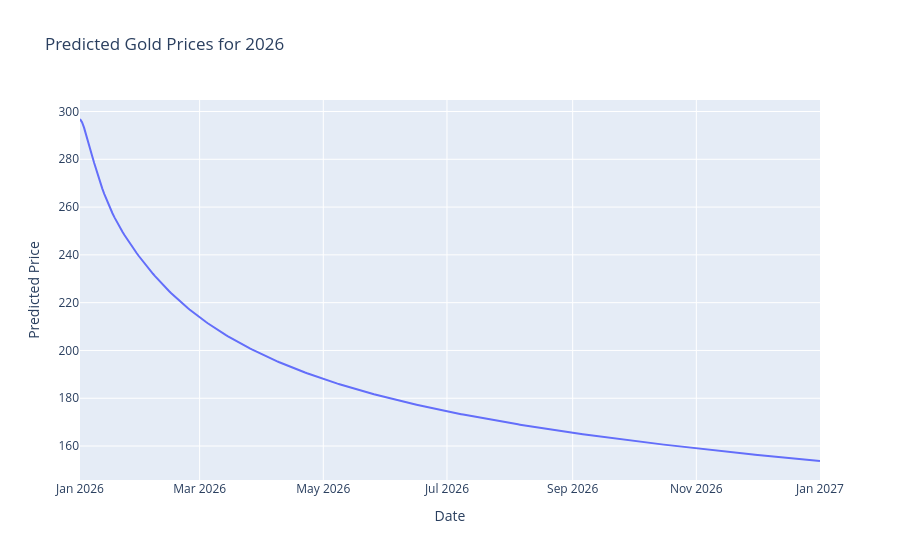

Notebook source saved alongside this figure:
### Markdown cell above
PREDICTED PRICE GRAPH

### Code cell
last_60_days = scaled_data[-60:]
input_seq = last_60_days.reshape(1, -1)[0].tolist()

future_output = []
for _ in range(366):
    x_input = np.array(input_seq[-60:]).reshape(1, 60, 1)
    prediction = model.predict(x_input, verbose=0)
    input_seq.append(prediction[0][0])
    future_output.append(prediction[0][0])

future_prices = scaler.inverse_transform(np.array(future_output).reshape(-1, 1))

future_dates = pd.date_range(start='2026-01-01', periods=366)

future_df = pd.DataFrame({'Date': future_dates, 'Predicted Price': future_prices.flatten()})

fig = px.line(future_df, x='Date', y='Predicted Price', title='Predicted Gold Prices for 2026')
fig.show()

### Figure 1 — Plotly figure (JSON) as saved in the notebook; plotly's stock layout.template omitted (floating-point values rounded to 4 significant figures; data arrays with more than 128 entries replaced by an {"elided": "..."} marker saying what was removed)
{"data": [{"hovertemplate": "Date=%{x}<br>Predicted Price=%{y}<extra></extra>", "legendgroup": "", "line": {"color": "#636efa", "dash": "solid"}, "marker": {"symbol": "circle"}, "mode": "lines", "name": "", "orientation": "v", "showlegend": false, "type": "scatter", "x": {"elided": "366 str values"}, "xaxis": "x", "y": {"elided": "366 float values"}, "yaxis": "y"}], "layout": {"legend": {"tracegroupgap": 0}, "title": {"text": "Predicted Gold Prices for 2026"}, "xaxis": {"anchor": "y", "domain": [0, 1], "title": {"text": "Date"}}, "yaxis": {"anchor": "x", "domain": [0, 1], "title": {"text": "Predicted Price"}}}}
